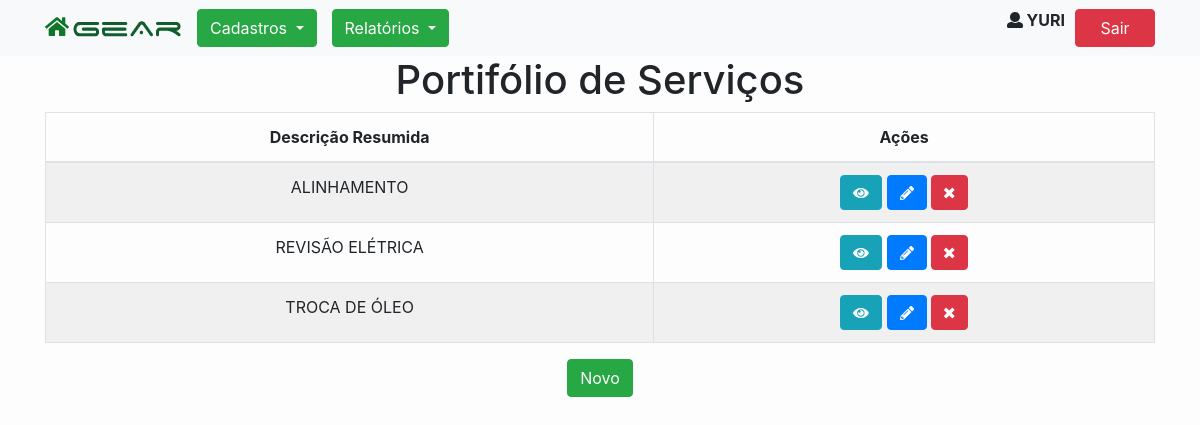
The page /servico-lista.php (signed in) on the database its author committed.
### tables this page shows
CREATE TABLE `tb_servico` (
  `id` int(11) NOT NULL AUTO_INCREMENT,
  `descricao_resumida` varchar(25) NOT NULL,
  `descricao_detalhada` varchar(250) DEFAULT NULL,
  `cnpj_empresa` varchar(14) NOT NULL,
  PRIMARY KEY (`id`)
);

### ServicoBO.php (called while the page is built, shortened)
<?php
require_once 'Servico.php';
class ServicoBO {
    public static function findAll(){
        $cnpj = $_SESSION['login']['cnpj_empresa'];
        $sql = "SELECT id, descricao_resumida, descricao_detalhada, cnpj_empresa FROM tb_servico WHERE cnpj_empresa = :cnpj_empresa ORDER BY descricao_resumida";
        $DB = db_connect();
        $stmt = $DB->prepare($sql);
        $stmt->bindParam(':cnpj_empresa', $cnpj);
        $stmt->execute();
        return $stmt->fetchAll(PDO::FETCH_CLASS, 'Servico');
    }
}

### Servico.php (called while the page is built, shortened)
<?php
class Servico
{
    private $id;
    private $descricao_resumida;
    public function getId()
    {
        return $this->id;
    }
    public function getDescricaoResumida()
    {
        return $this->descricao_resumida;
    }
}

### helpers.php (called while the page is built, shortened)
<?php
function estaLogado()
{
    return true;
}
function adminLogado(){
    if($_SESSION['login']['admin'] == true){
        return true;
    }
    return false;
}

### servico-lista.php (the view, shortened to what this page needs)
<?php
    include('header.php');
    require_once('ServicoBO.php');
    $servicos = ServicoBO::findAll();
?>
<div class="container">
    <h1>Portifólio de Serviços</h1>
    <div>
        <table class="table table-striped table-bordered">
            <thead>
                <tr>
                    <th>Descrição Resumida</th>
                    <th>Ações</th>
                </tr>
            </thead>
            <tbody>
                <?php foreach ($servicos as $servico):?>
                    <tr>
                        <td><?=$servico->getDescricaoResumida()?></td>
                        <td>
                            <form action="#" method="post">
                                <button class="tooltip btn btn-info" type="submit" formaction="#">
                                    <i class="fas fa-eye"></i>
                                </button>
                                <button class="tooltip btn btn-primary <?php if(!adminLogado()) echo "disabled" ?>" <?php if(!adminLogado()) echo "disabled" ?> type="submit" formaction="#">
                                    <i class="fas fa-pencil-alt"></i>
                                </button>
                                <button class="tooltip btn btn-danger <?php if(!adminLogado()) echo "disabled" ?>" <?php if(!adminLogado()) echo "disabled" ?> type="submit" formaction="servico-remover.php?id=<?=$servico->getId()?>">
                                    <i class="fas fa-times"></i>
                                </button>
                            </form>
                        </td>
                    </tr>
                <?php endforeach;?>
            </tbody>
        </table>
    </div>
</div>
<div class="container">
    <input type="button" class="btn btn-success <?php if(!adminLogado()) echo "disabled" ?>" <?php if(!adminLogado()) echo "disabled" ?> value="Novo"/>
</div>
<?php include('footer.php')?>

### css/fa-svg-with-js.css (style rules this page uses)
svg:not(:root).svg-inline--fa { overflow: visible; }
.svg-inline--fa { display: inline-block; font-size: inherit; height: 1em; overflow: visible; vertical-align: -.125em; }
.svg-inline--fa.fa-w-12 { width: 0.75em; }
.svg-inline--fa.fa-w-16 { width: 1em; }
.svg-inline--fa.fa-w-18 { width: 1.125em; }

### css/style.css (style rules this page uses)
body { text-align: center; background-color: #fdfdfd; }
.tooltip { position: relative; display: inline-block; opacity: 1; }

### rows shown on the page
tb_servico: descricao_resumida "ALINHAMENTO"
tb_servico: descricao_resumida "REVISÃO ELÉTRICA"
tb_servico: descricao_resumida "TROCA DE ÓLEO"

### other values the page prints
$_SESSION['login']['usuario'] "YURI"
